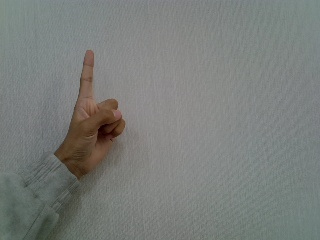
#> input picture report/board_last_test/clean_test_number_1.jpg, 320 x 240 px, given in place of the camera
$ python capture_static.py
#> lines starting #> are read from the running program, lines starting #| are printed output that depends on the picture; after the words box and inside, x2 and y2 are one past the last pixel; in counts of white or black regions, pixels touching at a corner belong together
### pynq_sign_language.py
#!/usr/bin/env python3
# -*- coding: utf-8 -*-
"""
PYNQ-Z2 + Logitech C270 手势识别 demo
  静态：1 / 2 / 3 / 4 / 5 / 未知
  动态：你好 / 谢谢 / 再见 / 帮助 / 未知

算法流程沿用参考作品（ZYNQ 手势识别）的逻辑，在 PS 端用 OpenCV 等价实现：
  YCrCb 肤色分割(Cb-Cr 双阈值) -> 形态学开/闭运算 -> 最大连通域 -> 轮廓特征
  -> 特征向量 + 最小二范数(最近邻)匹配 -> 距离超阈值判"未知"
动态部分是把静态的"特征向量 L2"扩展到时序：轨迹 + DTW(时序上的对齐 L2)。

用法:
  # 0) 先锁定摄像头自动曝光/白平衡（关键！否则肤色阈值逐帧漂移）
  v4l2-ctl -d /dev/video0 -c exposure_auto=1 -c exposure_absolute=150
  v4l2-ctl -d /dev/video0 -c white_balance_temperature_auto=0 -c white_balance_temperature=4000

  # 先查清摄像头真正支持哪些分辨率/帧率组合（决定后面参数怎么填）
  v4l2-ctl -d /dev/video0 --list-formats-ext

  # 1) 模板都在 PC 上离线生成（evaluate_features.py -> sign_templates.json），
  #    与本脚本放同一目录即可，无需在板上标定。
  #    新增手势：在数据集下建 number_X 目录(如 number_6=点赞)后重跑 evaluate_features.py

  # 2) 运行识别
  python3 pynq_sign_language.py --mode static
  python3 pynq_sign_language.py --mode transition

改采集参数（都会打印"请求 -> 实际"，以实际值为准）:
  # 分辨率 + 目标帧率
  python3 pynq_sign_language.py --mode static --width 640 --height 480 --fps 30
  # 卡顿时降分辨率或换未压缩格式
  python3 pynq_sign_language.py --mode static --width 320 --height 240 --fps 60
  python3 pynq_sign_language.py --mode static --width 640 --height 480 --fourcc YUYV
  # 降低处理量（每 2 帧算 1 帧），采集帧率不变、处理帧率减半
  python3 pynq_sign_language.py --mode static --skip 1

依赖: python3 + opencv(python) + numpy，PYNQ 2.6/3.0 镜像自带。
"""
import argparse
import json
import os
import sys
import time

import cv2
import numpy as np

TPL_PATH = "sign_templates.json"

# 静态手势标签。evaluate_features.py 会从数据集目录 number_X 自动发现类别，
# 因此新增第 6/7 类只需在数据集下建 number_6 / number_7 并重训模板，无需改代码。
STATIC_LABELS = ["1", "2", "3", "4", "5", "6", "7"]
UNKNOWN = "未知"

# 显示名：6=点赞(竖起拇指)，7=停止(一手食指顶住另一手掌心)
GESTURE_NAMES = {"1": "1", "2": "2", "3": "3", "4": "4", "5": "5",
                 "6": "点赞", "7": "停止"}


# [7 lines left out: function gname, not called in this run]


# ----------------------------------------------------------------------------
# 1. 采集与分割：对应 PL 的 YCbCr 肤色阈值 + 形态学 + 最大连通域
# ----------------------------------------------------------------------------
class HandSeg(object):
    def __init__(self, min_area_ratio=0.02, max_area_ratio=0.55, k=5, use_wb=True):
        self.kern = cv2.getStructuringElement(cv2.MORPH_ELLIPSE, (k, k))
        self.min_ratio = min_area_ratio
        self.max_ratio = max_area_ratio
        self.use_wb = use_wb      # 已在 v4l2 层锁定白平衡时可关掉，省一整步
        # 参考作品原始阈值(Cb 77-127/Cr 133-173)过窄：实测对不同白平衡域
        # (静态图 Cb≈110-128 / 动态视频 Cb≈126-142) 会在其中一个域失效。
        # 加宽到 Cr 130-185 / Cb 75-145，两个域均验证可完整分割手部，
        # 灰白背景(Cr<130)仍被排除。板端若漂移可经 AXI-Lite/参数再调。
        self.lo = np.array([0, 130, 75], np.uint8)
        self.hi = np.array([255, 185, 145], np.uint8)
        # ROI 模式下的面积占 ROI 的上下限（ROI 里手占比会很高，不能用全图的比例）
        self.roi_min, self.roi_max = 0.04, 0.95
        self._gain = None            # 缓存的白平衡增益

    @staticmethod
    def calc_gain(frame):
        """灰度世界增益：按 1/4 采样估算（增益是整幅图的全局量）。"""
        sm = frame[::4, ::4].reshape(-1, 3).astype(np.float32)
        means = sm.mean(axis=0)
        return means.mean() / (means + 1e-6)

    # [14 lines left out: function gray_world, not called in this run]

    def _wb(self, sub, is_roi):
        """白平衡。ROI 帧复用缓存的全图增益：ROI 内几乎只有手，
        在其上统计均值会把肤色当成"灰色基准"，反而把肤色拉向灰、破坏分割。"""
        if not self.use_wb:
            return sub
        if not is_roi:
            self._gain = self.calc_gain(sub)
        if self._gain is None:
            return sub
        lut = [np.clip(np.arange(256, dtype=np.float32) * g, 0, 255).astype(np.uint8)
               for g in self._gain]
        return cv2.merge([cv2.LUT(c, l) for c, l in zip(cv2.split(sub), lut)])

    def __call__(self, frame, roi=None):
        """roi=(x0,y0,x1,y1) 时只处理该区域；轮廓坐标自动偏移回全图坐标。"""
        h, w = frame.shape[:2]
        if roi is None:
            x0, y0, x1, y1 = 0, 0, w, h
        else:
            x0, y0, x1, y1 = roi
        sub = frame[y0:y1, x0:x1]
        base = float((x1 - x0) * (y1 - y0))

        f = self._wb(sub, roi is not None)
        ycc = cv2.cvtColor(f, cv2.COLOR_BGR2YCrCb)
        mask = cv2.inRange(ycc, self.lo, self.hi)
        # 开运算：腐蚀->膨胀，去孤立噪点；闭运算：膨胀->腐蚀，补手部空洞
        mask = cv2.morphologyEx(mask, cv2.MORPH_OPEN, self.kern)
        mask = cv2.morphologyEx(mask, cv2.MORPH_CLOSE, self.kern)

        res = cv2.findContours(mask, cv2.RETR_EXTERNAL, cv2.CHAIN_APPROX_SIMPLE)
        cnts = res[0] if len(res) == 2 else res[1]
        if roi is not None:                 # 贴回全尺寸，便于直接可视化
            full = np.zeros((h, w), np.uint8)
            full[y0:y1, x0:x1] = mask
            mask = full
        if not cnts:
            return None, mask
        cnt = max(cnts, key=cv2.contourArea)
        area = cv2.contourArea(cnt)
        # 面积过滤：太小是噪声，太大通常是脸/背景。
        # 比例必须按"全图面积"算而不是 ROI 面积——按 ROI 算会过松，
        # 实测会让约 10% 的帧把整条手臂当成手（质心跳变 200+ 像素）。
        if area < self.min_ratio * w * h or area > self.max_ratio * w * h:
            return None, mask
        if roi is not None:
            cnt = (cnt + np.array([x0, y0], np.int32)).astype(np.int32)
        return cnt, mask


# [12 lines left out: function make_seg, not called in this run]


class RoiTracker(object):
    """ROI 跟踪：相邻帧之间手只移动一小段，因此只需处理上一帧手部附近的区域。

    ROI 通常只占全图的 1/4 ~ 1/9，分割+形态学的耗时近似同步下降。
    连续跟丢 miss_max 帧或每 refresh 帧会强制做一次全图，用来刷新
    白平衡增益并防止手移出 ROI 后永久跟丢。
    """
    # [43 lines left out: functions __init__, next, hu_log, not called in this run]


def resample_cnt(cnt, n=64):
    """按弧长把轮廓均匀重采样到固定点数，指尖检测才稳定。"""
    pts = cnt[:, 0, :].astype(np.float32)
    # 弧长参数化：闭合环，xp 与 fp 必须同为 n+1（首尾点重复）
    d = np.linalg.norm(np.diff(np.vstack([pts, pts[:1]]), axis=0), axis=1)
    xp = np.concatenate([[0.0], np.cumsum(d)])
    fpx = np.append(pts[:, 0], pts[0, 0])
    fpy = np.append(pts[:, 1], pts[0, 1])
    if xp[-1] <= 0:
        return None
    ts = np.linspace(0.0, xp[-1], n, endpoint=False)
    x = np.interp(ts, xp, fpx)
    y = np.interp(ts, xp, fpy)
    return np.stack([x, y], axis=1)


def count_fingertips(cnt, cos_thr=0.55, min_dist_ratio=0.55):
    # cos_thr/min_dist_ratio 由 tune_fingertips.py 网格搜索确定：
    # 默认 0.25 会让 2/3/5 的中位指尖数各多算 1 个（实测 median=3/4/6），
    # 0.55 时 1-5 的中位数恰好为 1/2/3/4/5。
    """k-circumference 指尖检测（向量化，禁止 Python for 循环扫点）。"""
    p = resample_cnt(cnt, 64)
    if p is None:
        return 0, []
    n = len(p)
    k = max(4, n // 12)
    centroid = p.mean(axis=0)
    d_c = np.linalg.norm(p - centroid, axis=1)
    dmax = d_c.max() + 1e-6

    p_prev = np.roll(p, k, axis=0)
    p_next = np.roll(p, -k, axis=0)
    v1, v2 = p_prev - p, p_next - p
    n1 = np.linalg.norm(v1, axis=1) + 1e-6
    n2 = np.linalg.norm(v2, axis=1) + 1e-6
    cos = np.sum(v1 * v2, axis=1) / (n1 * n2)

    # 夹角小(cos 大) 且 离质心足够远(排除手腕处的伪指尖)
    cand = np.where((cos > cos_thr) & (d_c > min_dist_ratio * dmax))[0]
    if len(cand) == 0:
        return 0, []

    # 环形非极大抑制：相邻(环距 < k)候选只保留 cos 最大的
    cand = cand[np.argsort(-cos[cand])]
    keep = []
    for i in cand:
        ok = True
        for j in keep:
            dist = abs(i - j)
            dist = min(dist, n - dist)
            if dist < k:
                ok = False
                break
        if ok:
            keep.append(i)
    return len(keep), [tuple(p[i].astype(int)) for i in keep]


# [116 lines left out: functions geo_features, fourier_descriptors, centroid_profile, feature_vec, centroid_xy, not called in this run]


# ---- 动态轨迹的每帧特征 -----------------------------------------------------
# 早期版本只用 (cx, cy, area)：丢弃了手的形状，导致四类手势归一化后轨迹
# 高度重合（类间最小距离 0.072 < 类内平均 0.126~0.296），离线准确率仅 18.5%。
# 加上指尖数通道后，"手随时间怎样变形"被保留下来，与静态路径一样有判别力。
NF_SCALE = 2.5        # 指尖数 0~5 -> (nf-2.5)/2.5 ∈ [-1,1]，与 xy/z 同一量级
DYN_FD_MODE = "fdcdf"  # 动态逐帧形状特征，与静态模板的 meta.mode 保持一致


# [109 lines left out: functions traj_feat, active_mask, _median_smooth, dist_to_protos, norm_seq_dyn, not called in this run]


# ----------------------------------------------------------------------------
# 3. 静态识别：特征向量 + 最小二范数最近邻
# ----------------------------------------------------------------------------
class StaticRecognizer(object):
    """静态识别：特征向量 + 最小二范数最近邻 + 每类自适应拒绝阈值。

    templates: {label: 特征向量(list)}
    meta     : 由 evaluate_features.py 生成，含
               mode(特征类型) / mu,sd(z-score 参数) / cls_thr(每类拒绝阈值)
    没有模板时退回"指尖数规则"，仍可演示 1-5。
    """
    # [38 lines left out: functions __init__, predict, not called in this run]


# ----------------------------------------------------------------------------
# 3b. 手势跃迁识别：静态识别 + 滑动窗口投票 + 状态机
# ----------------------------------------------------------------------------
class TransitionRecognizer(object):
    """识别"从一个静态手势切换到另一个"，例如 1 -> 2。

    思路：动态我们不比运动轨迹，而是复用已经很稳的静态识别，
    只在时间维上做两层稳定化，把可靠的 AO 变化抽出来：

      1) 滑动窗口多数投票 —— 滤掉单帧抖动和误判
      2) 状态机 —— 新手势必须连续保持 hold 帧才被确认，
         确认时才与上一个已确认状态比较，相同则不算跃迁

    与类别数无关：静态模板扩到几类，它就支持几类之间的任意跃迁。

    feed() 返回 (event, state)：
      event: 本次产生的跃迁，形如 ("1", "2")；没有则为 None
      state: 当前处于的稳定手势（None 表示还没有）
    """
    # [12 lines left out: function __init__, not called in this run]

    def reset(self):
        self.buf, self.state, self.cand = [], None, None
        self.cand_n, self.miss = 0, 0

    # [131 lines left out: functions _vote, feed, norm_traj, norm_traj_active, dtw, not called in this run]


class DynRecognizer(object):
    # [25 lines left out: functions __init__, predict, not called in this run]


class MotionRecorder(object):
    """自动触发：手稳定出现 STABLE 帧后录 REC_LEN 帧，无需按键。"""
    # [43 lines left out: functions __init__, feed, _finish, load_tpl, not called in this run]


def save_tpl(t):
    with open(TPL_PATH, "w", encoding="utf-8") as f:
        json.dump(t, f, ensure_ascii=False, indent=2)


# [31 lines left out: function open_cam, not called in this run]


class FpsMeter(object):
    """实测帧率与分阶段耗时——上板卡顿时先靠它定位瓶颈在采集、分割还是特征。"""
    # [176 lines left out: functions __init__, tick, poll_quit, draw, run_static, run_transition and 1 more, not called in this run]


# [2 lines that do not run on import are left out]

### capture_static.py
# -*- coding: utf-8 -*-
"""静态手势采集：给 number_6(点赞) / number_7(停止) 补训练图。

流程（手动触发式）：
    按空格 -> 等待 WAIT 秒(摆好姿势) -> 连续拍 SHOT 秒 -> 自动停 -> 等下一次触发

    python capture_static.py                 # 默认采第 7 类(停止)
    python capture_static.py --wait 2 --shot 2
    python capture_static.py --count 80      # 每类目标张数

按键： 空格=触发一次采集  6/7=切换类别  d=删最后一张  D=删最后一组  q=退出
存盘： dataset/dataset/raw_static_aug_v1/number_X/number_X_<时间戳>_<序号>.jpg
"""
import argparse
import os
import queue
import sys
import threading
import time

import cv2

from pynq_sign_language import HandSeg, count_fingertips

OUT_ROOT = os.path.join("dataset", "dataset", "raw_static_aug_v1")
NAME = {"6": "thumbs-up", "7": "stop"}
CN = {"6": "点赞(竖拇指)", "7": "停止(食指顶掌心)"}
TIP = {"6": "拇指明显外撇，与拳头拉开空隙",
       "7": "食指指尖压紧另一手掌心，两手要连成一块"}
WIN = "capture static - [SPACE]trigger [6/7]class [d]del [D]del-group [q]quit"

IDLE, WAIT, SHOT = 0, 1, 2


# [28 lines left out: function ansi_view, not called in this run]


def overlay(frame, cnt, tips, label, saved, target, ratio, st, left, nbatch):
    vis = frame.copy()
    if cnt is not None:
        cv2.drawContours(vis, [cnt], -1, (0, 255, 0), 2)
        for t in tips:
            cv2.circle(vis, t, 5, (0, 0, 255), -1)

    cv2.putText(vis, "[%s] %s" % (label, CN[label]), (10, 30),
                cv2.FONT_HERSHEY_SIMPLEX, 0.75, (0, 255, 255), 2)
    cv2.putText(vis, TIP[label], (10, 56), cv2.FONT_HERSHEY_SIMPLEX,
                0.5, (180, 255, 180), 1)

    col = (0, 255, 0) if 0.15 <= ratio <= 0.60 else (0, 60, 255)
    cv2.putText(vis, "area %.0f%%  (want 15-60%%)" % (100 * ratio), (10, 82),
                cv2.FONT_HERSHEY_SIMPLEX, 0.6, col, 2)

    if st == IDLE:
        msg, mcol = "READY  - press SPACE to capture", (200, 200, 200)
    elif st == WAIT:
        msg, mcol = "GET READY  %.1f s" % left, (0, 255, 255)
    else:
        msg, mcol = "RECORDING  %.1f s" % left, (0, 60, 255)
    cv2.putText(vis, msg, (10, 112), cv2.FONT_HERSHEY_SIMPLEX, 0.8, mcol, 2)

    cv2.putText(vis, "saved %d/%d   (last group %d)" % (saved, target, nbatch),
                (10, 140), cv2.FONT_HERSHEY_SIMPLEX, 0.6, (200, 200, 200), 1)
    cv2.putText(vis, "SPACE trigger  6/7 class  d del  D del-group  q quit",
                (10, vis.shape[0] - 12), cv2.FONT_HERSHEY_SIMPLEX,
                0.5, (200, 200, 200), 1)
    return vis


def main():
    ap = argparse.ArgumentParser()
    ap.add_argument("--count", type=int, default=60, help="每类目标张数")
    ap.add_argument("--wait", type=float, default=2.0, help="触发后等待摆姿势秒数")
    ap.add_argument("--shot", type=float, default=2.0, help="连续拍照秒数")
    ap.add_argument("--save-fps", type=float, default=10.0,
                    help="拍照期间每秒存几张(避免存到几乎一样的帧)")
    ap.add_argument("--camera", type=int, default=0)
    ap.add_argument("--width", type=int, default=640)
    ap.add_argument("--height", type=int, default=480)
    ap.add_argument("--min-area", type=float, default=0.10,
                    help="手部占比下限，低于则丢弃该帧")
    ap.add_argument("--max-area", type=float, default=0.60)
    ap.add_argument("--headless", action="store_true",
                    help="不开窗口，用终端按键控制(板端/SSH 用这个)")
    ap.add_argument("--ascii", action="store_true",
                    help="终端里直接显示摄像头画面(彩色字符画，无需图形界面)")
    ap.add_argument("--ascii-cols", type=int, default=56)
    ap.add_argument("--ascii-rows", type=int, default=16)
    ap.add_argument("--ascii-fps", type=float, default=12.0)
    args = ap.parse_args()
    if args.ascii:
        args.headless = True

    # 无界面模式：后台线程读键盘，主线程继续取帧
    keyq = queue.Queue()
    if args.headless:
        # [21 lines left out: function _reader, not called in this run]
        threading.Thread(target=_reader, daemon=True).start()
        print("无界面模式：回车=采集  d=删最后一张  D=删最后一组  q=退出")

    seg = HandSeg()
    cap = cv2.VideoCapture(args.camera)
    cap.set(cv2.CAP_PROP_FRAME_WIDTH, args.width)
    cap.set(cv2.CAP_PROP_FRAME_HEIGHT, args.height)
    if not cap.isOpened():
        print("摄像头打不开")
        return 1

    def n_exist(lab):
        d = os.path.join(OUT_ROOT, "number_" + lab)
        return len([f for f in os.listdir(d)
                    if f.lower().endswith((".jpg", ".png"))]) \
            if os.path.isdir(d) else 0

    saved = {"6": n_exist("6"), "7": n_exist("7")}
    label = "7"
    st, t_end = IDLE, 0.0
    t_next_save = 0.0
    last_print = 0.0
    all_saved = []          # 本次运行存下的所有文件(按时间顺序)
    last_batch = []         # 最近一次触发存下的那组

    print("目标目录: %s" % OUT_ROOT)
    print("当前类别: 【%s】 %s" % (label, CN[label]))
    print("  要领: %s" % TIP[label])
    print("流程: 空格 -> 等 %.1f 秒摆姿势 -> 拍 %.1f 秒 -> 自动停\n"
          % (args.wait, args.shot))

    while True:
        ok, frame = cap.read()
#> frame is the input picture: shape (240, 320, 3); mean B, G, R 122, 125.1, 121.8
        if not ok:
            break
        # 居中裁正方形，对齐现有 360x360 方形裁剪的构图风格
        fh, fw = frame.shape[:2]
        s = min(fh, fw)
        frame = frame[(fh - s) // 2:(fh + s) // 2, (fw - s) // 2:(fw + s) // 2]
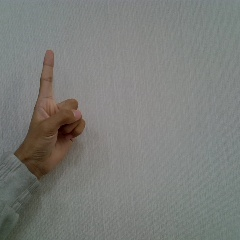
#> frame: shape (240, 240, 3); mean B, G, R 121.6, 125, 123.5
        cnt, mask = seg(frame)
#> in calc_gain, `means = sm.mean(axis=0)`: means = [121.6, 124.9, 123.5]
#> in _wb, `self._gain = self.calc_gain(sub)`: self._gain = [1.01, 0.987, 0.999]
#> in _wb, `lut = [np.clip(np.arange(256, dtype=np.float32) * g, 0, 255).astype(np..`: lut = 3 items
#> in __call__, `mask = cv2.inRange(ycc, self.lo, self.hi)`:
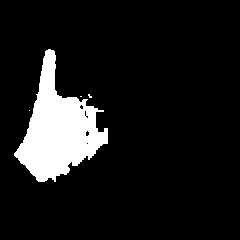
#> mask: shape (240, 240); 10.3% white; 4 white regions (3 under 20 px), largest, box (x1, y1, x2, y2) and area: (14, 49, 108, 182) 5898
#> (the rest of the program and of its run is left out)
